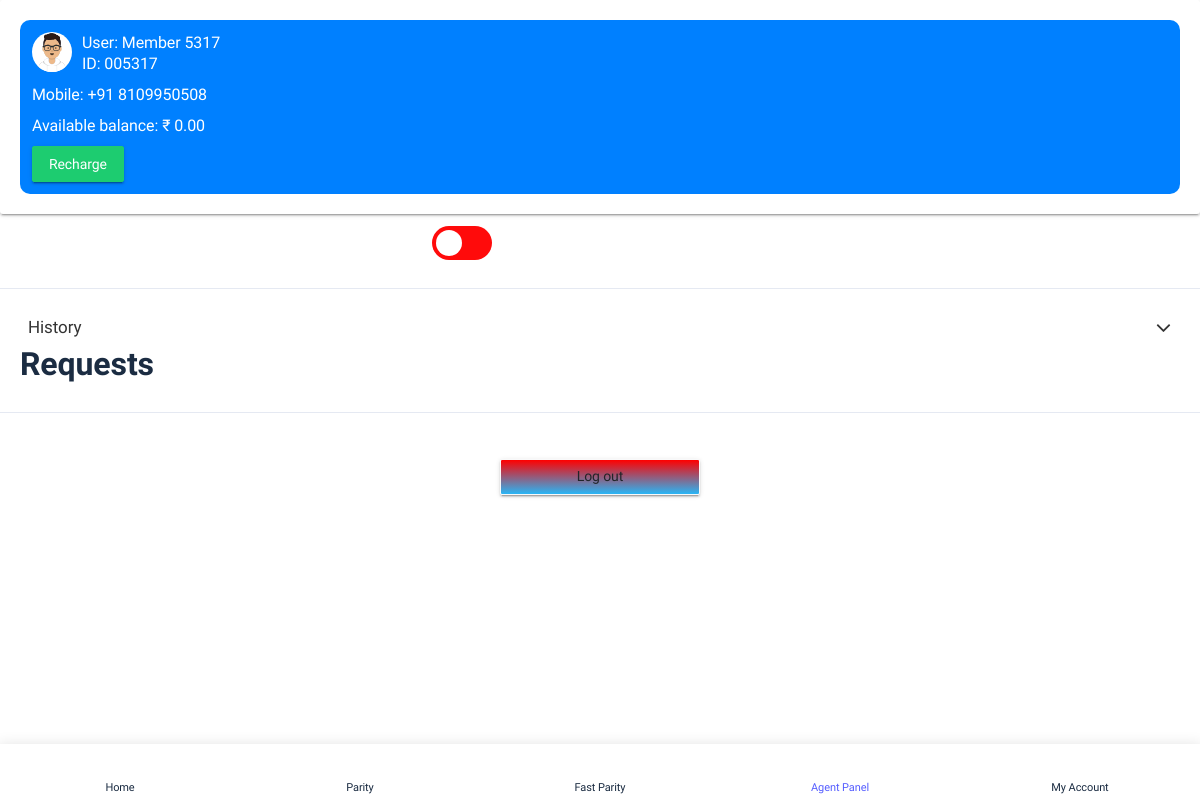
The app's page /agent.php (signed in) with its own data.
### tables this page shows
CREATE TABLE `tbl_user` (
  `id` int(11) NOT NULL,
  `mobile` varchar(500) NOT NULL,
  `email` varchar(500) NOT NULL,
  `password` varchar(300) NOT NULL,
  `code` varchar(255) NOT NULL,
  `owncode` varchar(255) NOT NULL,
  `privacy` varchar(50) NOT NULL,
  `status` smallint(6) NOT NULL,
  `first_recharge_status` int(11) NOT NULL,
  `createdate` timestamp NOT NULL DEFAULT current_timestamp(),
  `is_agent` int(11) NOT NULL DEFAULT 0
);

### include/connection.php (called while the page is built, shortened)
<?php
function user($a, $field, $id)
{
    $selectruser = mysqli_query($a, "select `$field` from `tbl_user` where `id`='" . $id . "'");
    $userresult = mysqli_fetch_array($selectruser);
    return $userresult["$field"];
}
function wallet($a, $field, $id)
{
    $selectwallet = mysqli_query($a, "select `$field` from `tbl_wallet` where `userid`='" . $id . "'");
    $walletResult = mysqli_fetch_array($selectwallet);
    return $walletResult["$field"];
}

### agent.php (the view, shortened to what this page needs)
<!doctype html>
<html lang="en">
<head>
<link rel="stylesheet" href="assets/css/style.css">
<link href="https://maxcdn.bootstrapcdn.com/font-awesome/4.7.0/css/font-awesome.min.css" rel="stylesheet"/>
</head>
<body>
<?php
include("include/connection.php");
$userid=$_SESSION['frontuserid'];
?>
<div class="vcard">
  <div class="appContent3 text-white">
    <div class="row">
      <div class="col-12 mb-1">
        <div class="user-block"> <img class="img-circle img-bordered-lg" src="assets/img/avatar.svg"> </div>
        User: Member <?php echo user($con,'id',$userid);?><br>
        ID: <?php echo sprintf("%06d",user($con,'id',$userid));?>
        </div>
        <div class="col-12 mb-1">Mobile: +91 <?php echo user($con,'mobile',$userid);?></div>
      <div class="col-12 mb-1">Available balance: ₹ <?php echo number_format(wallet($con,'amount',$userid), 2);?></div>
     <div class="col-12">
     <a href="recharge.php" class="btn btn-sm btn-success pull-left m-0">Recharge</a>
      </div>
    </div>
  </div>
</div>
<?php
$selectruser1=mysqli_query($con,"select status from `agent_online` where `agent_id`='".$userid."'");
$userresult1=mysqli_fetch_assoc($selectruser1);
$status=$userresult1['status'];
?>
<label class="switch">
    <?php if($status==1) { ?>
  <input type="checkbox" id="myCheck" onclick="online()" checked>
  <span class="slider round"></span>
   <?php } else{ ?>
  <span class="slider round"></span>
   <?php }  ?>
</label>
<div class="appContent1 mb-5">
  <div class="contentBox long mb-3">
    <div class="contentBox-body card-body">
      <div class="accordion" id="accordionExample">
          <?php
          $sql=mysqli_query($con,"select * from `tbl_user` where `id` ='".$userid."' and `is_agent`=1");
$rows=mysqli_num_rows($sql);
if($rows!=''){
          ?>
           <div class="card-header">
            <h2 class="mb-0"> <a href="history.php" class="btn btn-link collapsed">History </a> </h2>
          </div>
          <?php }
          ?>
      <h2>Requests</h2>
    </div>
  </div>
  <div class="text-center mt-4"> <a href="logout.php" class="btn btn-sm btn-light" style="width:200px; background-image: linear-gradient(
#FF0000,
#29B6F6);">Log out</a> </div>
</div>
<?php include("include/footer.php");?>
</body>
</html>

### assets/css/style.css (style rules this page uses)
body { font-family:"Heebo", sans-serif; font-size:14px; line-height:1.5em; letter-spacing:-0.007em; color:#333; background:#FFF; -webkit-font-smoothing:antialiased; -moz-osx-font-smoothing:grayscale; width:100%; height:100%; overflow-x:hidden; -ms-user-select:none; user-select:none; -moz-user-select:none; -webkit-user-select:none }
a { -webkit-transition:.2s all; transition:.2s all; color:#565EFF }
.appContent1 { padding:20px; }
.row { margin-left:-10px; margin-right:-10px }
.col-1, .col-2, .col-3, .col-4, .col-5, .col-6, .col-7, .col-8, .col-9, .col-10, .col-11, .col-12 { padding-left:10px; padding-right:10px }
.m-0 { margin:0 !important }
.mt-4 { margin-top:40px !important }
.mb-0 { margin-bottom:0px !important }
.mb-1 { margin-bottom:10px !important }
.mb-3 { margin-bottom:30px !important }
.mb-5 { margin-bottom:50px !important }
.btn { height:44px; padding:0 20px; margin:6px 8px; font-size:14px; line-height:1.2em; font-weight:500; display:-webkit-inline-box; display:inline-flex; -webkit-box-align:center; align-items:center; -webkit-box-pack:center; justify-content:center; -webkit-transition:0.2s all; transition:0.2s all; text-decoration:none !important; border-radius: 2px; -webkit-box-shadow: 0 3px 1px -2px rgba(0, 0, 0, .2), 0 2px 2px 0 rgba(0, 0, 0, .14), 0 1px 5px 0 rgba(0, 0, 0, .12); box-shadow: 0 3px 1px -2px rgba(0, 0, 0, .2), 0 2px 2px 0 rgba(0, 0, 0, .14), 0 1px 5px 0 rgba(0, 0, 0, .12); }
.btn-sm { height:36px; padding:0px 16px }
.btn-success { background:#1DCC70; border-color:#1DCC70 }
.btn-link { color:#565EFF !important }
h1, h2, h3, h4, h5, h6 { color:#1B2C42; font-weight:700 }
.vcard { border-radius: 3px; padding: 20px; -webkit-box-shadow: 0 3px 1px -2px rgba(0, 0, 0, .2), 0 2px 2px 0 rgba(0, 0, 0, .14), 0 1px 5px 0 rgba(0, 0, 0, .12); box-shadow: 0 3px 1px -2px rgba(0, 0, 0, .2), 0 2px 2px 0 rgba(0, 0, 0, .14), 0 1px 5px 0 rgba(0, 0, 0, .12); text-decoration: none; }
.accordion { margin:0 0px; border-radius:0 }
.accordion .card-header { background:transparent; border:0; padding:0; position:relative }
.accordion .card-header .btn { height:auto !important; border-radius:0 !important; padding:10px 40px 10px 20px; display:block; width:100%; display:block !important; text-align:left }
.contentBox.long .contentBox-body { background:#fff; margin-left:-20px; margin-right:-20px; padding:20px; border-top:1px solid #E5E9F2; border-bottom:1px solid #E5E9F2 }

### agent.php (style rules this page uses)
.appContent3 { background-color: #0080FF !important; border-color: #FF0000 !important; padding:12px; border-radius:10px; font-size:16px; }
.user-block img { width: 40px; height: 40px; float: left; margin-right:10px; background:#FFFFFF; }
.img-circle { border-radius: 50%; }
.accordion .btn-link { box-shadow:none; padding:8px !important; margin:0px 0px; color: #333 !important; font-size: 17px; font-weight: normal; border-top:solid 1px #ccc; }
.accordion .collapsed { border:none; }
.accordion .btn-link { position: relative; }
.accordion .btn-link::after { content: "\f107"; color: #333; top: 8px; right: 9px; position: absolute; font-family: "FontAwesome"; font-size:24px; }
.switch { position: relative; display: inline-block; width: 60px; height: 34px; margin-top: 12px; margin-left: 36%; }
.slider { position: absolute; cursor: pointer; top: 0; left: 0; right: 0; bottom: 0; background-color: #ff0b0b; -webkit-transition: .4s; transition: .4s; }
.slider:before { position: absolute; content: ""; height: 26px; width: 26px; left: 4px; bottom: 4px; background-color: white; -webkit-transition: .4s; transition: .4s; }
.slider.round { border-radius: 34px; }
.slider.round:before { border-radius: 50%; }

### records on screen
tbl_user: id "5317", id "005317", mobile "8109950508"

### other values on screen
wallet($con,'amount',$userid) "0.00"
